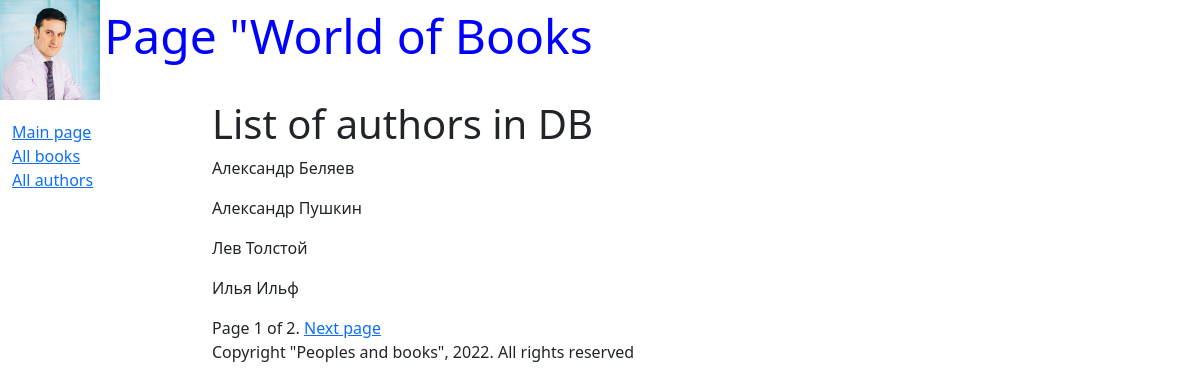
Screenshot of /authors/ with the database file from the repository.
### catalog/models.py (models this page shows, shortened)
class Author(models.Model):
    first_name = models.CharField(max_length=100, help_text="Input name author", verbose_name="Author name")
    last_name = models.CharField(max_length=100, help_text="Input family name author",
                                 verbose_name="Author family name")
    date_of_birth = models.DateField(help_text="Input date of birth", verbose_name="Birth date", null=True, blank=True)
    date_of_death = models.DateField(help_text="Input date of death", verbose_name="Death date", null=True, blank=True)

### catalog/views.py (the view)
# urls.py: url(r'^authors/$', views.AuthorListView.as_view(), name='authors'),
class AuthorListView(generic.ListView):
    model = Author
    paginate_by = 4

### catalog/templates/catalog/author_list.html
{% extends "base_generic.html" %}
{% block content %}
    <h1>List of authors in DB</h1>
    {% if author_list %}
        {% for author in author_list.all %}
            <p>{{ author.first_name }} {{ author.last_name }}</p>
        {% endfor %}
    {% else %}
        <p>DB has no authors</p>
    {% endif %}
{% endblock %}

### rows the page displays
Author: first_name "Александр", last_name "Беляев"
Author: first_name "Александр", last_name "Пушкин"
Author: first_name "Лев", last_name "Толстой"
Author: first_name "Илья", last_name "Ильф"

### other values shown
{{ page_obj.number }} "1"
{{ page_obj.paginator.num_pages }} "2"
